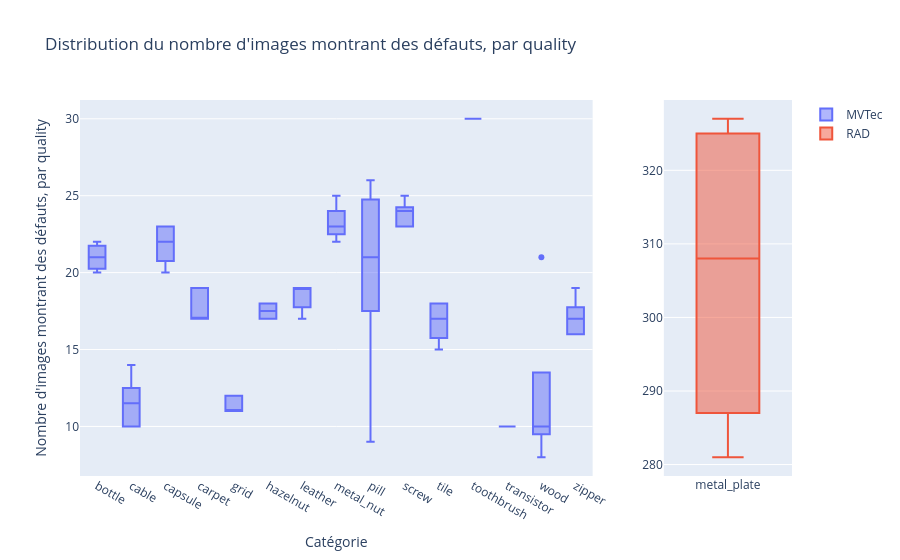

Notebook code cell kept with this figure:
### Code cell
from plotly.subplots import make_subplots
# Nombre d'erreurs par catégorie et par type d'erreur
# MVTec
counts_mvtec=df[(df["quality"]!="good") & (df["origin"]=='MVTec')].groupby(["category", "quality"]).agg(count=('file','count')).reset_index()
# RAD
counts_rad=df[(df["quality"]!="good") & (df["origin"]=='RAD')].groupby(["category", "quality"]).agg(count=('file','count')).reset_index()

fig = make_subplots(rows=1,cols=2, column_widths=[0.8,0.2])
fig.add_trace(go.Box(
    x=counts_mvtec["category"],
    y=counts_mvtec["count"], name="MVTec"
), row=1, col=1)
fig.add_trace(go.Box(
    x=counts_rad["category"],
    y=counts_rad["count"], name="RAD"
), row=1, col=2)
fig.update_layout(
    title="Distribution du nombre d'images montrant des défauts, par quality",
    xaxis_title="Catégorie",
    yaxis_title="Nombre d'images montrant des défauts, par quality"
)
fig.show()

### Figure 1 — Plotly figure (JSON) as saved in the notebook; plotly's stock layout.template omitted (floating-point values rounded to 4 significant figures)
{"data": [{"name": "MVTec", "type": "box", "x": ["bottle", "bottle", "bottle", "cable", "cable", "cable", "cable", "cable", "cable", "cable", "cable", "capsule", "capsule", "capsule", "capsule", "capsule", "carpet", "carpet", "carpet", "carpet", "carpet", "grid", "grid", "grid", "grid", "grid", "hazelnut", "hazelnut", "hazelnut", "hazelnut", "leather", "leather", "leather", "leather", "leather", "metal_nut", "metal_nut", "metal_nut", "metal_nut", "pill", "pill", "pill", "pill", "pill", "pill", "pill", "screw", "screw", "screw", "screw", "screw", "tile", "tile", "tile", "tile", "tile", "toothbrush", "transistor", "transistor", "transistor", "transistor", "wood", "wood", "wood", "wood", "wood", "zipper", "zipper", "zipper", "zipper", "zipper", "zipper", "zipper"], "xaxis": "x", "y": [20, 22, 21, 13, 12, 11, 14, 10, 12, 10, 10, 23, 22, 21, 23, 20, 19, 17, 17, 17, 19, 12, 12, 11, 11, 11, 18, 17, 18, 17, 19, 19, 17, 19, 18, 25, 22, 23, 23, 25, 17, 21, 26, 19, 9, 24, 24, 24, 25, 23, 23, 17, 18, 16, 18, 15, 30, 10, 10, 10, 10, 8, 11, 10, 10, 21, 19, 16, 17, 16, 17, 18, 16], "yaxis": "y"}, {"name": "RAD", "type": "box", "x": ["metal_plate", "metal_plate", "metal_plate", "metal_plate"], "xaxis": "x2", "y": [327, 293, 281, 323], "yaxis": "y2"}], "layout": {"title": {"text": "Distribution du nombre d'images montrant des défauts, par quality"}, "xaxis": {"anchor": "y", "domain": [0, 0.72], "title": {"text": "Catégorie"}}, "xaxis2": {"anchor": "y2", "domain": [0.82, 1]}, "yaxis": {"anchor": "x", "domain": [0, 1], "title": {"text": "Nombre d'images montrant des défauts, par quality"}}, "yaxis2": {"anchor": "x2", "domain": [0, 1]}}}
